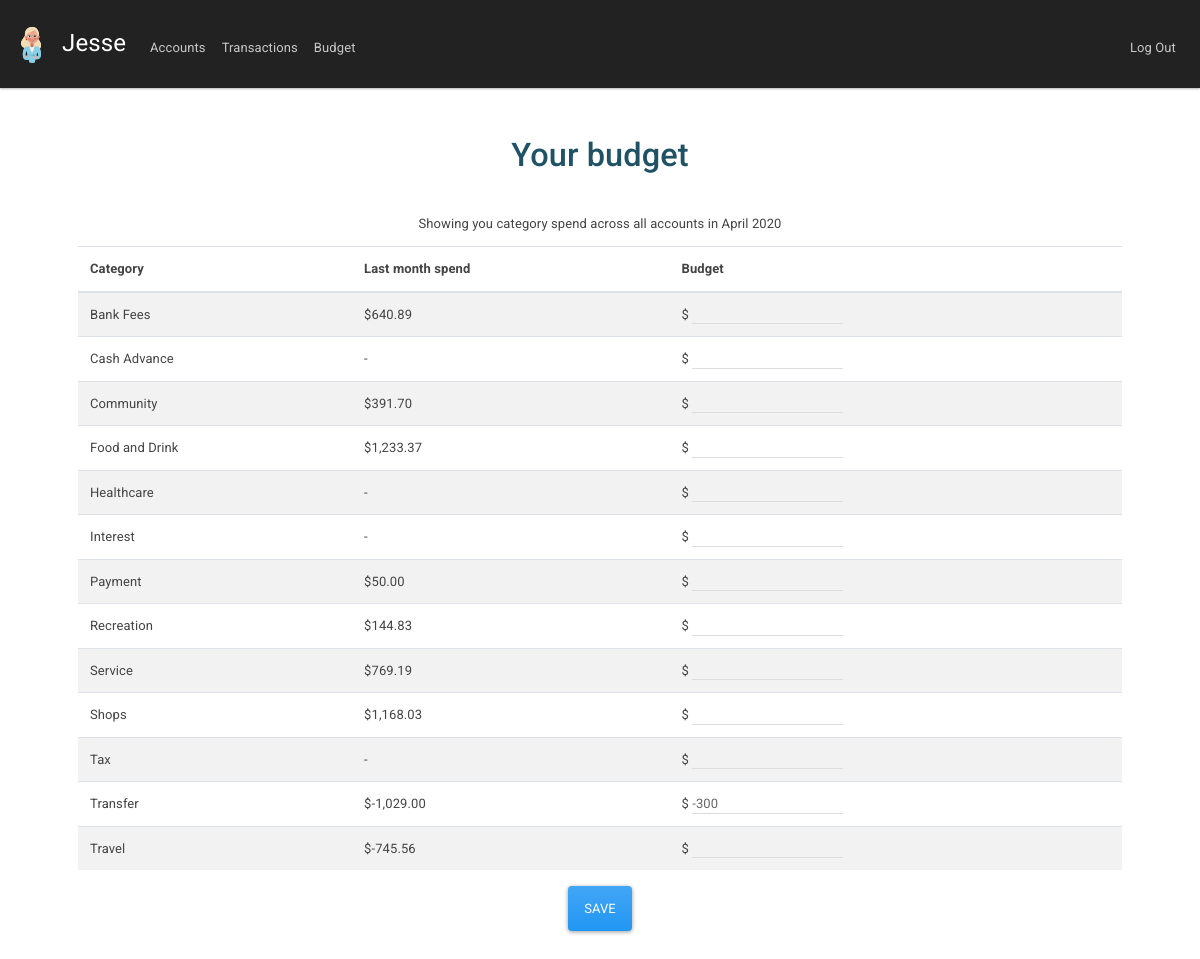
Before: /budget (signed in) with the older database file.
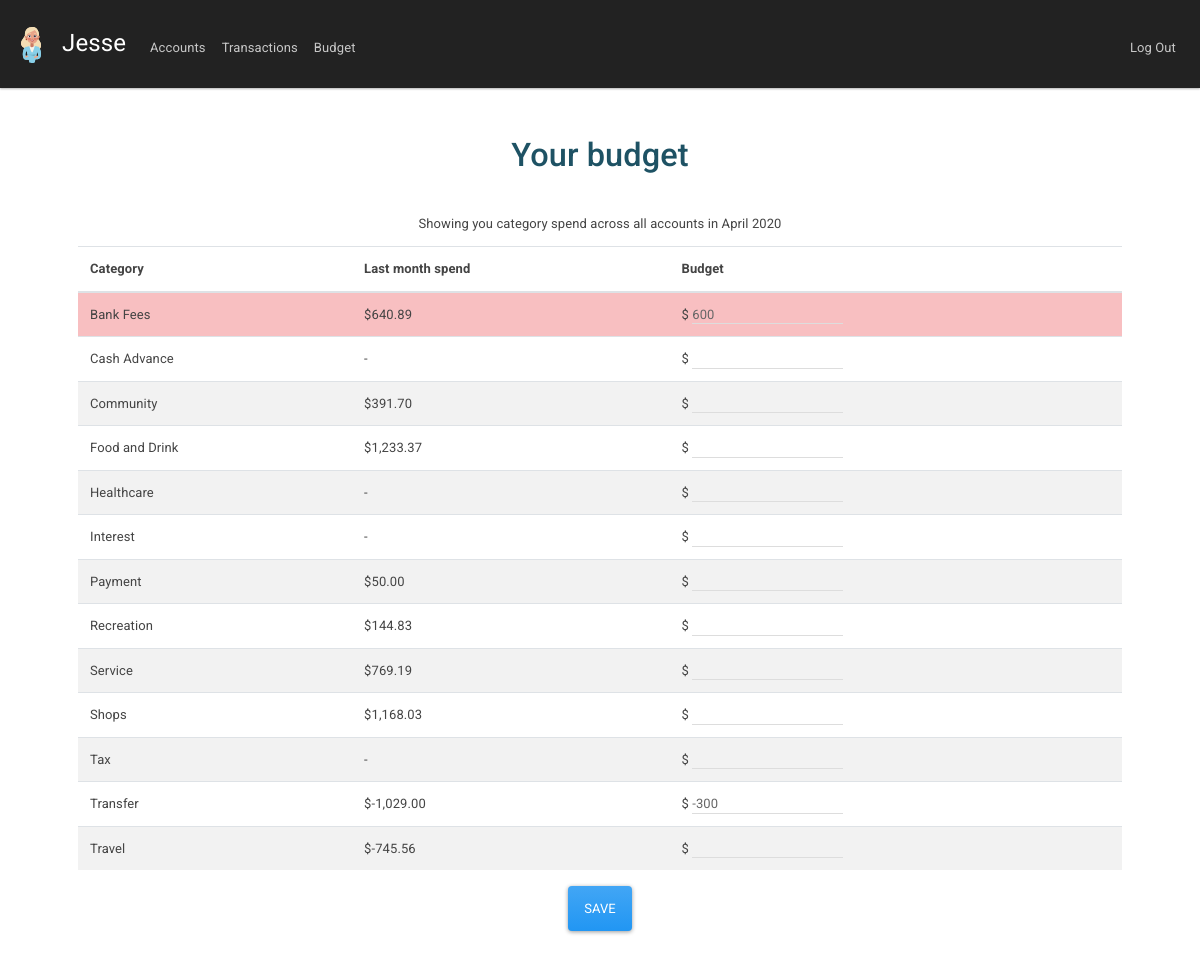
After: the same page with the newer database file.
### tables this page shows
CREATE TABLE "budget" (
	"user_id"	INTEGER NOT NULL,
	"category"	TEXT NOT NULL,
	"amount"	NUMERIC,
	PRIMARY KEY("user_id","category")
);

### app.py (the view, shortened to what this page needs)
@app.route("/budget", methods=["GET", "POST"])
@login_required
def budget():
    if request.method == "GET":
        prev_month_firstday = datetime.date.today().replace( day=1 ) - relativedelta(months=1)
        prev_month_lastday = datetime.date.today().replace( day=1 ) - relativedelta(days=1)
        budgets = get_db().execute("""
            SELECT budget.category,
                   budget_summary.month_total * -1 as month_total,
                   budget.amount as budget_amount
            FROM budget
            LEFT OUTER JOIN (
                SELECT category, sum(amount) as month_total
                FROM transactions
                JOIN accounts on accounts.account_id = transactions.account_id
                WHERE
                    accounts.user_id = :user_id AND
                    transactions.date >= :prev_month_firstday  AND
                    transactions.date <= :prev_month_lastday
                GROUP BY transactions.category ) as budget_summary
            ON budget_summary.category = budget.category
            WHERE budget.user_id = :user_id
            ORDER BY budget.category
        """,
        user_id = session["user_id"],
        prev_month_firstday=prev_month_firstday.isoformat(),
        prev_month_lastday=prev_month_lastday.isoformat())
        active_accounts = get_db().execute( """
            SELECT account_id
            FROM accounts
            WHERE user_id = :user_id
        """, user_id=session["user_id"])
        for budget in budgets:
            budget['danger'] = False
            if budget.get('month_total') is not None and budget.get('budget_amount') is not None:
                if budget['month_total'] > budget['budget_amount']:
                    budget['danger'] = True
        return render_template("budget.html",
                                active_accounts=active_accounts,
                                prev_month_firstday=prev_month_firstday,
                                budgets=budgets)

### app.py (called while the page is built)
@app.after_request
def after_request(response):
    response.headers["Cache-Control"] = "no-cache, no-store, must-revalidate"
    response.headers["Expires"] = 0
    response.headers["Pragma"] = "no-cache"
    return response

def get_db():
    global DB
    if not DB:
        DB = SQL("sqlite:///finance_mgmt.db")
    return DB

### helpers.py (called while the page is built)
def login_required(f):
    @wraps(f)
    def decorated_function(*args, **kwargs):
        if session.get("user_id") is None:
            return redirect("/login")
        return f(*args, **kwargs)
    return decorated_function

def usd(value):
    return f"${value:,.2f}"

### templates/budget.html (shortened to what this page needs)
{% extends "layout.html" %}
{% block main %}
{% if active_accounts %}
<div class="container">
    <div class="grid-element element-a"><h1> Your budget</h1></div>
</div>
<p>Showing you category spend across all accounts in {{ prev_month_firstday.strftime('%B %Y') }}</p>
<form action="/budget" method="post">
    <table id="budget" class="table table-striped table-hover">
        <thead>
            <tr>
                <th>Category</th>
                <th>Last month spend</th>
                <th>Budget</th>
            </tr>
        </thead>
        <tbody>
            {% for budget in budgets %}
            <tr class="{{"table-danger" if budget.danger }}"</tr>
                <td>{{ budget.category }}</td>
                {% if budget.month_total is not none %}
                <td>{{ budget.month_total | usd }}</td>
                {% else %}
                <td>-</td>
                {% endif %}
                <td>$ </div><input name="{{ budget.category }}" value="{{ budget.budget_amount if budget.budget_amount != none else ""}}" text="number" autocomplete="off" class="form-control"></td>
            </tr>
            {% endfor %}
        </tbody>
    </table>
    <button class="btn btn-primary" type="submit">Save</button>
</form>
{% endif %}
{% endblock %}

### templates/layout.html (shortened to what this page needs)
<!DOCTYPE html>
<html lang="en">
    <head>
        <link href="https://stackpath.bootstrapcdn.com/bootswatch/4.4.1/materia/bootstrap.min.css" rel="stylesheet">
        <link href="/static/styles.css" rel="stylesheet">
        <link rel="stylesheet" href="https://use.fontawesome.com/releases/v5.7.0/css/all.css">
    </head>
    <body>
        <nav class="navbar sticky-top navbar-expand-lg navbar-dark bg-dark">
            <a class="navbar-brand" href="/">
                <img src="static/neutral.svg" width="20px" style="margin-left:5px; margin-right: 15px;">
                Jesse
            </a>
            <div class="collapse navbar-collapse" id="navbar">
                {% if session.user_id %}
                    <ul class="navbar-nav mr-auto mt-2">
                        <li class="nav-item"><a class="nav-link" href="/">Accounts</a></li>
                        <li class="nav-item"><a class="nav-link" href="/transactions">Transactions</a></li>
                        <li class="nav-item"><a class="nav-link" href="/budget">Budget</a></li>
                    </ul>
                    <ul class="navbar-nav ml-auto mt-2">
                        <li class="nav-item"><a class="nav-link" href="/logout">Log Out</a></li>
                    </ul>
                {% else %}
                    <ul class="navbar-nav ml-auto mt-2">
                        <li class="nav-item"><a class="nav-link" href="/register">Get Started</a></li>
                        <li class="nav-item"><a class="nav-link" href="/login">Log In</a></li>
                    </ul>
                {% endif %}
            </div>
        </nav>
        <main id="maincontainer" class="container p-5">
            {% block main %}{% endblock %}
        </main>
    </body>
</html>

### static/styles.css (style rules this page uses)
main .form-control { display: inline-block; width: auto; }
main { overflow-x: auto; text-align: center; }
main table { text-align: left; }
.grid-element { font-size: 1em; padding-bottom: 3%; color: #1E5264; }
.element-a { grid-column-start: 3; grid-column-end: 4; grid-row-start: 1; grid-row-end: 2; }
#budget .form-control { padding-top: 0px; padding-bottom: 0px; height: auto; }

Changed rows visible on the page:
changed budget "Bank Fees": budget_amount (not shown) → "600"
